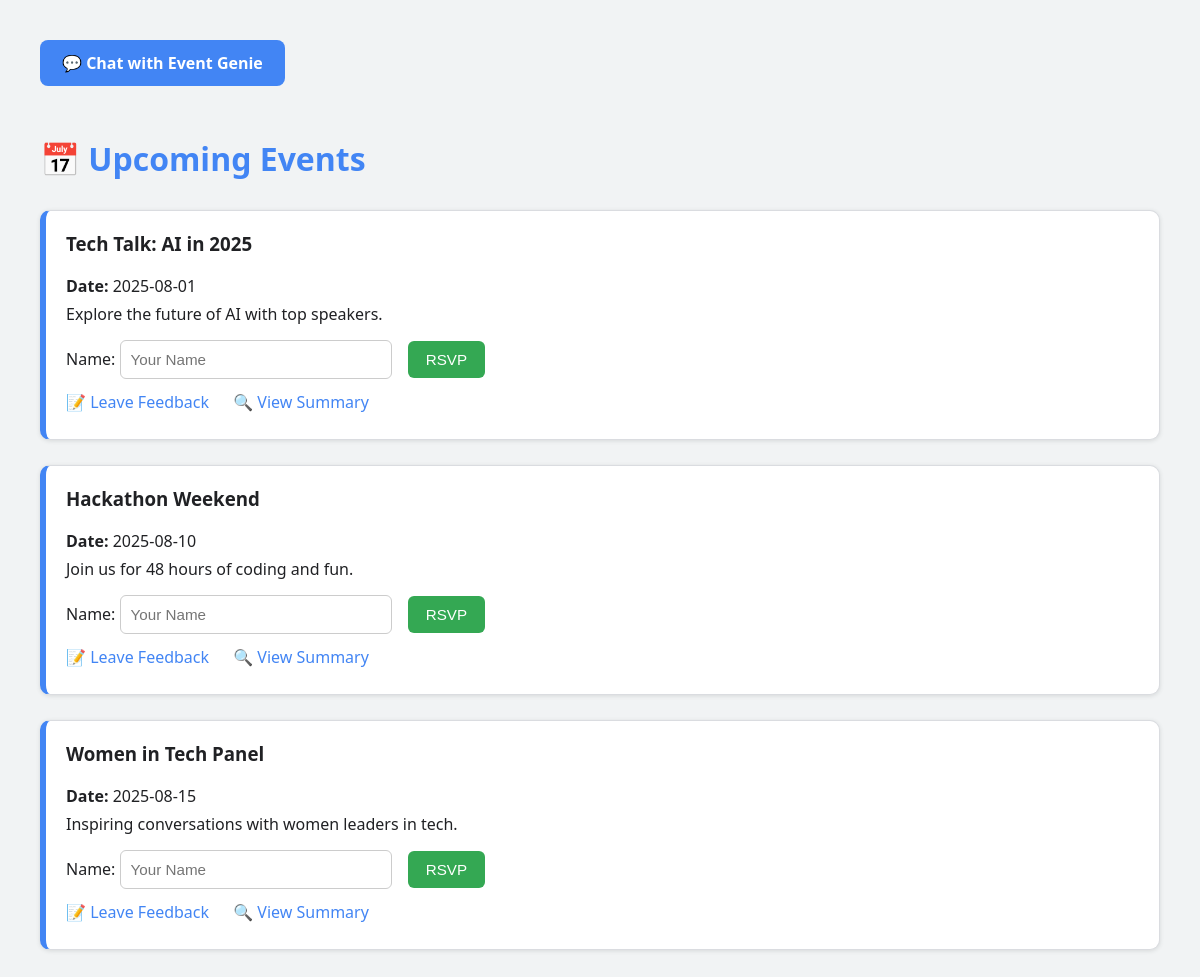
The page / on the database its author committed.
### tables this page shows
CREATE TABLE events (
        id INTEGER PRIMARY KEY AUTOINCREMENT,
        title TEXT NOT NULL,
        date TEXT NOT NULL,
        description TEXT
    );

### app.py (the view)
@app.route('/')
def index():
    with sqlite3.connect(DB_NAME) as conn:
        c = conn.cursor()
        c.execute("SELECT * FROM events")
        events = c.fetchall()
    return render_template('index.html', events=events)

### templates/index.html (shortened to what this page needs)
<!DOCTYPE html>
<html lang="en">
<head>
</head>
<body>
    <a class="chat-link" href="/chatbot">💬 Chat with Event Genie</a>
    <h1>📅 Upcoming Events</h1>
    {% if events %}
        {% for event in events %}
            <div class="event">
                <h3>{{ event[1] }}</h3>
                <p><strong>Date:</strong> {{ event[2] }}</p>
                <p>{{ event[3] }}</p>
                <form action="/rsvp/{{ event[0] }}" method="post">
                    <label>
                        Name:
                        <input type="text" name="name" placeholder="Your Name" required>
                    </label>
                    <button type="submit">RSVP</button>
                </form>
                <p style="margin-top: 12px;">
                    <a href="/feedback/{{ event[0] }}">📝 Leave Feedback</a>
                    <a href="/summary/{{ event[0] }}">🔍 View Summary</a>
                </p>
            </div>
        {% endfor %}
    {% else %}
        <p class="no-events">No events found.</p>
    {% endif %}
</body>
</html>

### templates/index.html (style rules this page uses)
body { font-family: "Segoe UI", Arial, sans-serif; padding: 40px; background-color: #f1f3f4; color: #202124; margin: 0; }
h1 { color: #4285F4; margin-bottom: 30px; }
.event { background: #fff; border: 1px solid #dadce0; border-left: 6px solid #4285F4; padding: 20px; margin-bottom: 25px; border-radius: 10px; box-shadow: 0 1px 4px rgba(60, 64, 67, 0.15); }
.event h3 { margin-top: 0; color: #202124; }
.event p { margin: 6px 0; }
form { margin-top: 15px; }
input[type="text"] { padding: 10px; width: 250px; margin-right: 12px; border: 1px solid #ccc; border-radius: 6px; font-size: 0.95em; }
button { padding: 10px 18px; background-color: #34A853; color: white; border: none; border-radius: 6px; cursor: pointer; font-size: 0.95em; }
a { color: #4285F4; margin-right: 20px; text-decoration: none; font-weight: 500; }
.chat-link { display: inline-block; margin-bottom: 30px; padding: 12px 22px; background-color: #4285F4; color: white; text-decoration: none; border-radius: 8px; font-weight: bold; transition: background-color 0.2s ease; }

### rows shown on the page
events: title "Tech Talk: AI in 2025", date "2025-08-01", description "Explore the future of AI with top speakers."
events: title "Hackathon Weekend", date "2025-08-10", description "Join us for 48 hours of coding and fun."
events: title "Women in Tech Panel", date "2025-08-15", description "Inspiring conversations with women leaders in tech."
